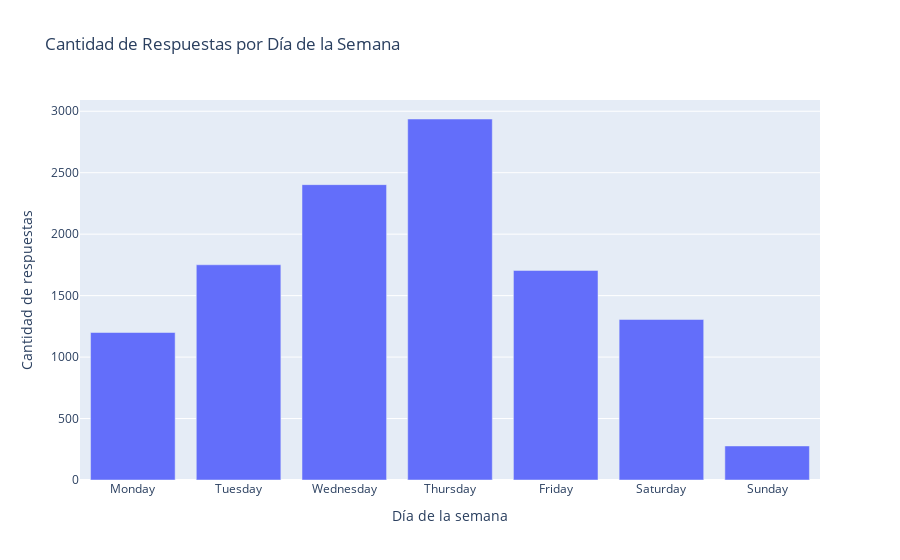

This figure's notebook cell:
### Markdown cell above
<font size = 7 color ='27A3D7'>Cantidad de Respuestas</font>

---

### Code cell
dias_respuestas = []

for _, row in df_bancoppel.iterrows():
    try:
        if isinstance(row['messages'], str):
            messages = json.loads(row['messages'])
        elif isinstance(row['messages'], list):
            messages = row['messages']
        else:
            continue 
        
        for message in messages:
            if message.get('role') != 'assistant' and message.get('direction') == 'incoming':
                created_at = message.get('createdAt')
                if created_at:
                    # Convertimos a datetime y restamos 6 horas
                    adjusted_time = pd.to_datetime(created_at) - pd.Timedelta(hours=6)
                    day_of_week = adjusted_time.day_name()
                    dias_respuestas.append(day_of_week)

    except (json.JSONDecodeError, TypeError) as e:
        print(f"Error al procesar la fila: {e}")

df_dias_respuestas = pd.DataFrame(dias_respuestas, columns=['Día de la semana'])

conteo_respuestas = df_dias_respuestas['Día de la semana'].value_counts().reindex(
    ["Monday", "Tuesday", "Wednesday", "Thursday", "Friday", "Saturday", "Sunday"], fill_value=0)


fig = px.bar(conteo_respuestas, x=conteo_respuestas.index, y=conteo_respuestas.values,
             labels={'x': 'Día de la semana', 'y': 'Cantidad de respuestas'},
             title='Cantidad de Respuestas por Día de la Semana')

fig.show()

### Figure 1 — Plotly figure (JSON) as saved in the notebook; plotly's stock layout.template omitted (floating-point values rounded to 4 significant figures)
{"data": [{"alignmentgroup": "True", "hovertemplate": "Día de la semana=%{x}<br>Cantidad de respuestas=%{y}<extra></extra>", "legendgroup": "", "marker": {"color": "#636efa", "pattern": {"shape": ""}}, "name": "", "offsetgroup": "", "orientation": "v", "showlegend": false, "textposition": "auto", "type": "bar", "x": ["Monday", "Tuesday", "Wednesday", "Thursday", "Friday", "Saturday", "Sunday"], "xaxis": "x", "y": [1200, 1751, 2403, 2937, 1705, 1306, 277], "yaxis": "y"}], "layout": {"barmode": "relative", "legend": {"tracegroupgap": 0}, "title": {"text": "Cantidad de Respuestas por Día de la Semana"}, "xaxis": {"anchor": "y", "domain": [0, 1], "title": {"text": "Día de la semana"}}, "yaxis": {"anchor": "x", "domain": [0, 1], "title": {"text": "Cantidad de respuestas"}}}}
